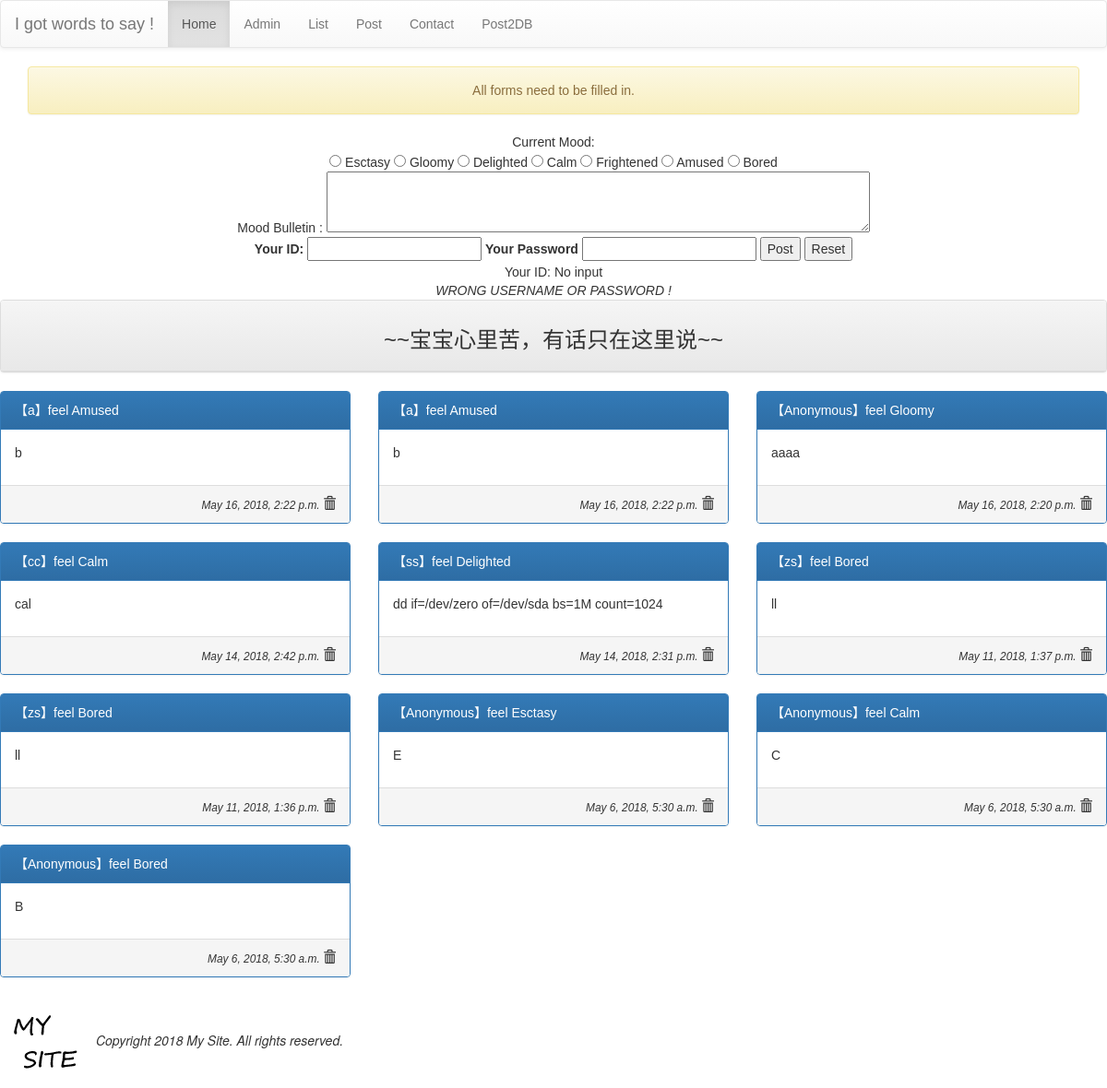
The page / on the database its author committed.
### mysite/models.py (models this page shows, shortened)
class Mood(models.Model):
	status = models.CharField(max_length=10,null=False)
	def __str__(self):
		return self.status

class Post(models.Model):
	mood = models.ForeignKey('Mood',on_delete=models.CASCADE)
	nickname = models.CharField(max_length=10,default='Anonymous')
	message = models.TextField(null=False)
	del_pass = models.CharField(max_length=10)
	pub_time = models.DateTimeField(auto_now=True)
	enabled = models.BooleanField(default=True)

### mysite/views.py (the view, shortened to what this page needs)
# urls.py: url(r'^$', views.index),
def index(request,pid=None,del_pass=None):
	template = get_template('index.html')
	posts = models.Post.objects.filter(enabled=True).order_by('-pub_time')[:30]
	moods = models.Mood.objects.all()
	try:
		uid = request.GET['user_id']
		upass = request.GET['user_pass']
		upost = request.GET['user_post']
		umood = request.GET['mood']
	except:
		uid = None
		message = 'All forms need to be filled in.'
	html = template.render(locals())
	return HttpResponse(html)

### templates/index.html (shortened to what this page needs)
{% extends "base.html" %}
{% block content %}
	<div class="container" align="center">
		{% if message %}
			<div class="alert alert-warning"> {{ message }} </div>
		{% endif %}
		<form name="my form" action="/" method="GET" >
			Current Mood: <br>
			{% for m in moods %}
				<input type="radio" name="mood" value="{{ m.status }}" > {{ m.status }}
			{% endfor %}
			<br>
			Mood Bulletin :
			<textarea name="user_post" id="" cols="70" rows="3"></textarea><br>
			<label for="user_id">Your ID:</label>
			<input id="user_id" type="text" name="user_id">
			<label for="user_pass">Your Password</label>
			<input id="user_pass" type="password" name="user_pass">
			<input type="submit" value="Post">
			<input type="reset" value="Reset">
		</form>
	Your ID: {{ uid | default:"No input"}} <br>
		{% if verified %}
			<em>VERIFIED !</em>
		{% else %}
			<em>WRONG USERNAME OR PASSWORD !</em>
		{% endif %}
	</div>
	<div class="row">
		<div class="col-md-12">
			<div class="panel panel-default">
				<div class="panel-heading" align="center">
					<h3>~~宝宝心里苦，有话只在这里说~~</h3>
				</div>
			</div>
		</div>
	</div>
	{% for p in posts %}
		{% cycle "<div class='row'> <div class='col-md-4'>" "<div class='col-md-4'>"  "<div class='col-md-4'>"  %}
			<div class="panel panel-primary">
				<div class="panel-heading"> 【{{ p.nickname }}】feel {{ p.mood }} </div>
				<div class="panel-body"> {{ p.message|linebreaks}} </div>
				<div class="panel-footer" align="right"><i><small> {{ p.pub_time }} </small></i><span class="glyphicon glyphicon-trash" onclick="go_delete({{p.id}})"></span></div>
			</div>
		</div>
		{% cycle "" "" "</div>" %}
	{% endfor %}
	</div>
{% endblock content %}

### templates/base.html (style rules this page uses)
h1,h2,h3,h4,h5,p,div { font-family: arial }

### rows shown on the page
Mood: status "Esctasy"
Mood: status "Gloomy"
Mood: status "Delighted"
Mood: status "Calm"
Mood: status "Frightened"
Mood: status "Amused"
Mood: status "Bored"
Post: nickname "a", mood "Amused", message "b", pub_time "May 16, 2018, 2:22 p.m."
Post: nickname "a", mood "Amused", message "b", pub_time "May 16, 2018, 2:22 p.m."
Post: nickname "Anonymous", mood "Gloomy", message "aaaa", pub_time "May 16, 2018, 2:20 p.m."
Post: nickname "cc", mood "Calm", message "cal", pub_time "May 14, 2018, 2:42 p.m."
Post: nickname "ss", mood "Delighted", message "dd if=/dev/zero of=/dev/sda bs=1M count=1024", pub_time "May 14, 2018, 2:31 p.m."
Post: nickname "zs", mood "Bored", message "ll", pub_time "May 11, 2018, 1:37 p.m."
Post: nickname "zs", mood "Bored", message "ll", pub_time "May 11, 2018, 1:36 p.m."
Post: nickname "Anonymous", mood "Esctasy", message "E", pub_time "May 6, 2018, 5:30 a.m."
Post: nickname "Anonymous", mood "Calm", message "C", pub_time "May 6, 2018, 5:30 a.m."
Post: nickname "Anonymous", mood "Bored", message "B", pub_time "May 6, 2018, 5:30 a.m."

### other values the page prints
{{ message }} "All forms need to be filled in."
{{ uid | default:"No input" }} "No input"
